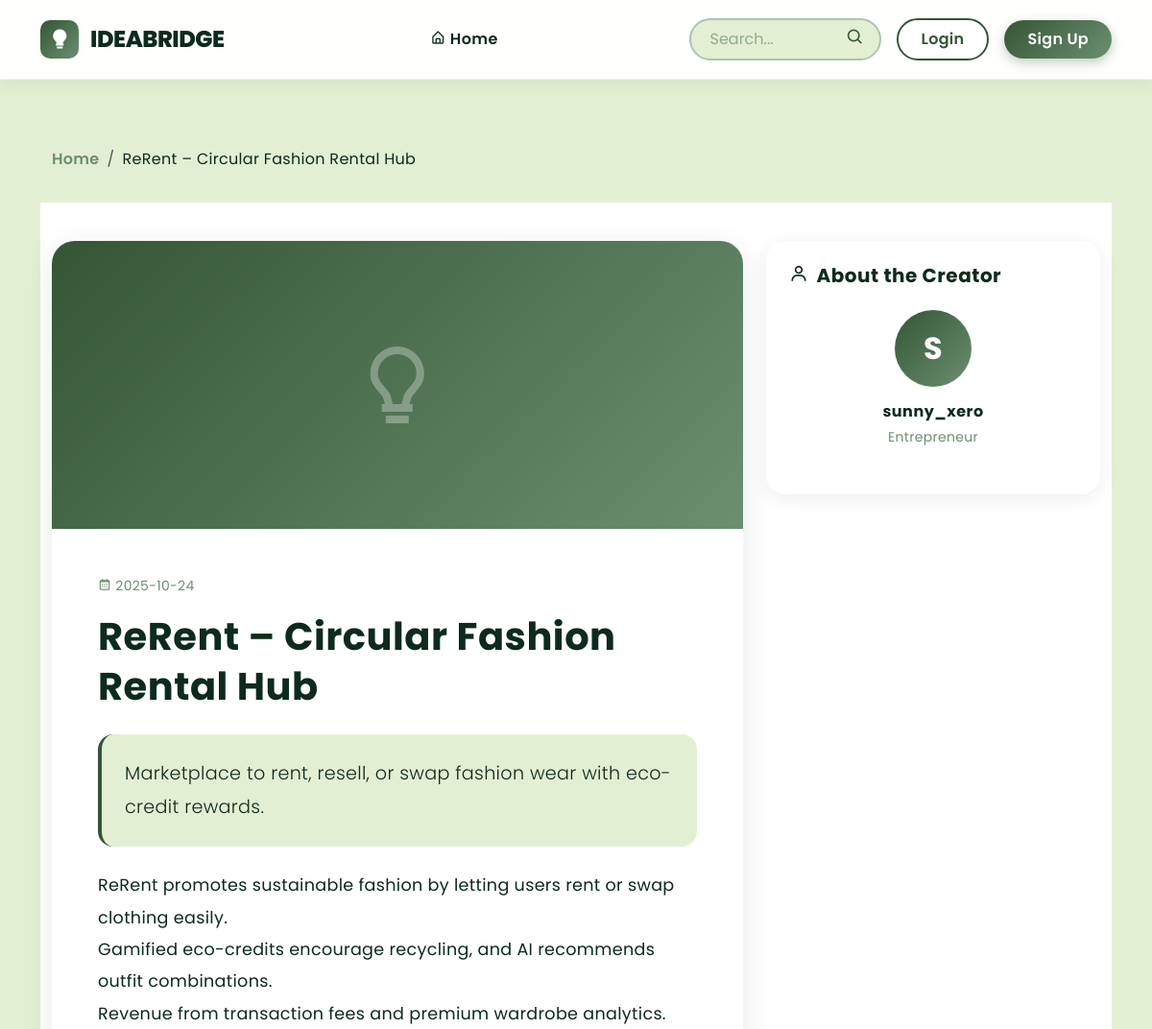
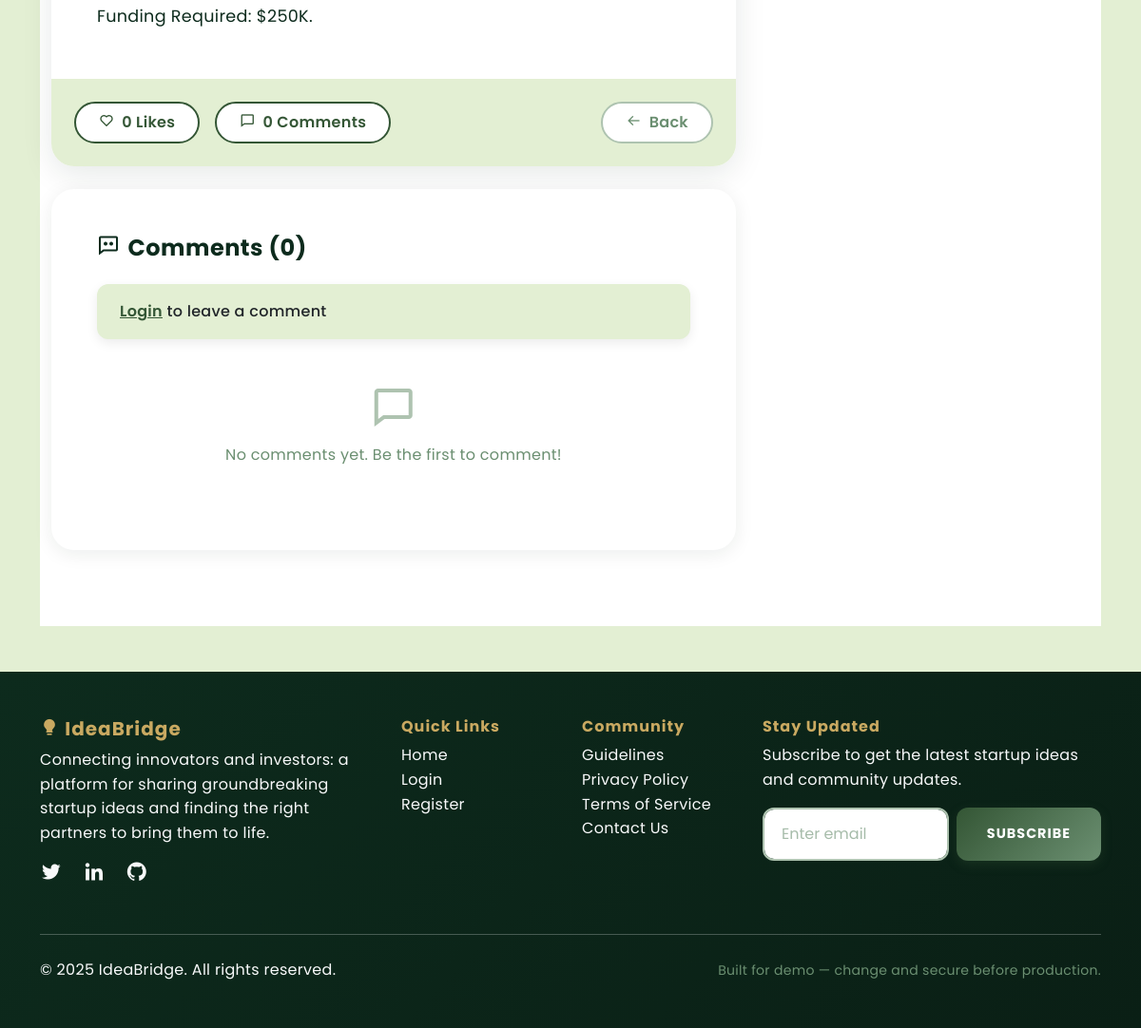
Page /pitch/8 on the committed database (2 pictures, top to bottom).
### tables this page shows
CREATE TABLE pitches (id INTEGER PRIMARY KEY AUTOINCREMENT, title TEXT NOT NULL, summary TEXT, content TEXT NOT NULL, author_id INTEGER, created_at TEXT, category TEXT, tags TEXT, image TEXT, funding_goal TEXT, stage TEXT, team_size TEXT, location TEXT, website TEXT, demo_url TEXT, looking_for TEXT, FOREIGN KEY(author_id) REFERENCES users(id));

CREATE TABLE users (id INTEGER PRIMARY KEY AUTOINCREMENT, username TEXT UNIQUE NOT NULL, password_hash TEXT NOT NULL, role TEXT NOT NULL DEFAULT "user", created_at TEXT);

### app.py (the view)
@app.route('/pitch/<int:pitch_id>')
def pitch(pitch_id):
    p = query_db('SELECT p.*, u.username, u.id as author_user_id FROM pitches p JOIN users u ON p.author_id = u.id WHERE p.id = ?', [pitch_id], one=True)
    if p is None:
        return "Pitch not found", 404
    like_count = query_db('SELECT COUNT(*) as count FROM likes WHERE pitch_id = ?', [pitch_id], one=True)['count']
    user_liked = False
    if session.get('user_id'):
        user_liked = query_db('SELECT * FROM likes WHERE pitch_id = ? AND user_id = ?',
                             [pitch_id, session['user_id']], one=True) is not None
    comments = query_db('''SELECT c.*, u.username
                          FROM comments c
                          JOIN users u ON c.user_id = u.id
                          WHERE c.pitch_id = ?
                          ORDER BY c.created_at DESC''', [pitch_id])
    return render_template('pitch.html', p=p, like_count=like_count, user_liked=user_liked, comments=comments)

### app.py (called while the page is built, shortened)
def get_db():
    db = getattr(g, '_database', None)
    if db is None:
        db = g._database = sqlite3.connect(DB_PATH)
        db.row_factory = sqlite3.Row
    return db

@app.teardown_appcontext
def close_connection(exception):
    db = getattr(g, '_database', None)
    if db is not None:
        db.close()

def query_db(query, args=(), one=False):
    cur = get_db().execute(query, args)
    rv = cur.fetchall()
    cur.close()
    return (rv[0] if rv else None) if one else rv

@app.context_processor
def inject_notification_count():
    return {'notification_count': 0, 'unread_count': 0}

### templates/pitch.html (shortened to what this page needs)
{% extends "base.html" %}
{% block content %}
<div class="container" style="padding-top: 30px;">
  <nav aria-label="breadcrumb">
    <ol class="breadcrumb" style="background: transparent;">
      <li class="breadcrumb-item"><a href="{{ url_for('index') }}" style="color: #6B8F71;">Home</a></li>
      <li class="breadcrumb-item active" style="color: #0D2B1D;">{{ p['title'][:50] }}{% if p['title']|length > 50 %}...{% endif %}</li>
    </ol>
  </nav>
</div>
<section style="padding: 40px 0 80px; background: white;">
  <div class="container">
    <div class="row g-4">
      <div class="col-lg-8">
        <div class="card border-0" style="border-radius: 24px; overflow: hidden; box-shadow: 0 8px 32px rgba(13, 43, 29, 0.1);">
          {% if p.image and p.image != 'None' %}
          <div style="height: 400px; overflow: hidden; background: linear-gradient(135deg, #E3EFD3 0%, #AEC3B0 100%);">
            <img src="{{ url_for('static', filename='uploads/' + p.image) }}" alt="{{ p['title'] }}" style="width: 100%; height: 100%; object-fit: cover;">
          </div>
          {% else %}
          <div style="height: 300px; background: linear-gradient(135deg, #345635 0%, #6B8F71 100%); display: flex; align-items: center; justify-content: center;">
            <i class='bx bx-bulb' style="font-size: 6rem; color: white; opacity: 0.3;"></i>
          </div>
          {% endif %}
          <div class="card-body p-5">
            <div class="d-flex align-items-center mb-3">
              <small class="text-muted">
                <i class='bx bx-calendar me-1'></i>{{ p['created_at'][:10] if p['created_at'] }}
              </small>
            </div>
            <h1 class="fw-bold mb-4" style="color: #0D2B1D; font-size: 2.5rem; line-height: 1.3;">{{ p['title'] }}</h1>
            {% if p['summary'] %}
            <div class="p-4 mb-4" style="background: #E3EFD3; border-radius: 16px; border-left: 4px solid #345635;">
              <p class="lead mb-0" style="color: #0D2B1D; font-size: 1.2rem; line-height: 1.8;">{{ p['summary'] }}</p>
            </div>
            {% endif %}
            <div style="line-height: 1.9; font-size: 1.1rem; color: #0D2B1D;">
              {{ p['content'] | replace('\n', '<br>') | safe }}
            </div>
          </div>
          <div class="card-footer p-4" style="background: #E3EFD3; border-top: none;">
            <div class="d-flex justify-content-between align-items-center">
              <div class="d-flex gap-3">
                {% if session.get('user_id') %}
                <form action="{{ url_for('like_pitch', pitch_id=p['id']) }}" method="POST" style="display: inline;" id="likeForm">
                  <button type="submit" class="btn px-4 py-2" style="background: {% if user_liked %}linear-gradient(135deg, #345635, #6B8F71){% else %}white{% endif %}; color: {% if user_liked %}white{% else %}#345635{% endif %}; border: 2px solid #345635; border-radius: 50px; font-weight: 600;">
                    <i class='bx {% if user_liked %}bxs-heart{% else %}bx-heart{% endif %} me-2'></i><span id="likeCount">{{ like_count }}</span> Likes
                  </button>
                </form>
                {% else %}
                <span class="btn px-4 py-2" style="background: white; color: #345635; border: 2px solid #345635; border-radius: 50px; font-weight: 600;">
                  <i class='bx bx-heart me-2'></i>{{ like_count }} Likes
                </span>
                {% endif %}
                <span class="btn px-4 py-2" style="background: white; color: #345635; border: 2px solid #345635; border-radius: 50px; font-weight: 600;">
                  <i class='bx bx-comment me-2'></i>{{ comments|length }} Comments
                </span>
              </div>
              <a href="{{ url_for('index') }}" class="btn px-4 py-2" style="background: white; color: #6B8F71; border: 2px solid #AEC3B0; border-radius: 50px; font-weight: 600;">
                <i class='bx bx-arrow-back me-2'></i>Back
              </a>
            </div>
          </div>
        </div>
        <div class="card border-0 mt-4" style="border-radius: 24px; box-shadow: 0 4px 20px rgba(13, 43, 29, 0.08);">
          <div class="card-body p-5">
            <h4 class="fw-bold mb-4" style="color: #0D2B1D;">
              <i class='bx bx-comment-dots me-2'></i>Comments ({{ comments|length }})
            </h4>
            {% if session.get('user_id') %}
            <form action="{{ url_for('add_comment', pitch_id=p['id']) }}" method="POST" class="mb-5">
              <div class="mb-3">
                <textarea name="content" class="form-control" rows="3" placeholder="Share your thoughts..." required style="border-radius: 12px; border: 2px solid #AEC3B0;"></textarea>
              </div>
              <button type="submit" class="btn px-4 py-2" style="background: linear-gradient(135deg, #345635, #6B8F71); color: white; border: none; border-radius: 50px; font-weight: 600;">
                <i class='bx bx-send me-2'></i>Post Comment
              </button>
            </form>
            {% else %}
            <div class="alert mb-4" style="background: #E3EFD3; border: none; border-radius: 12px;">
              <a href="{{ url_for('login') }}" style="color: #345635; font-weight: 600;">Login</a> to leave a comment
            </div>
            {% endif %}
            {% if comments %}
            <div class="comments-list">
              {% for comment in comments %}
              <div class="d-flex mb-4 pb-4" style="border-bottom: 1px solid #E3EFD3;">
                <div style="width: 50px; height: 50px; border-radius: 50%; background: linear-gradient(135deg, #6B8F71, #AEC3B0); display: flex; align-items: center; justify-content: center; flex-shrink: 0; margin-right: 16px;">
                  <span class="fw-bold" style="color: white; font-size: 1.2rem;">{{ comment['username'][0].upper() }}</span>
                </div>
                <div class="flex-grow-1">
                  <div class="d-flex justify-content-between align-items-start mb-2">
                    <div>
                      <h6 class="mb-0 fw-bold" style="color: #0D2B1D;">{{ comment['username'] }}</h6>
                      <small class="text-muted">
                        <i class='bx bx-time-five me-1'></i>{{ comment['created_at'][:16] }}
                      </small>
                    </div>
                    {% if session.get('user_id') == comment['user_id'] %}
                    <form action="{{ url_for('delete_comment', comment_id=comment['id']) }}" method="POST" style="display: inline;">
                      <button type="submit" class="btn btn-sm" style="color: #C9A961;" onclick="return confirm('Delete this comment?')">
                        <i class='bx bx-trash'></i>
                      </button>
                    </form>
                    {% endif %}
                  </div>
                  <p class="mb-0" style="color: #0D2B1D; line-height: 1.6;">{{ comment['content'] }}</p>
                </div>
              </div>
              {% endfor %}
            </div>
            {% else %}
            <div class="text-center py-4">
              <i class='bx bx-comment' style="font-size: 3rem; color: #AEC3B0;"></i>
              <p class="text-muted mt-2">No comments yet. Be the first to comment!</p>
            </div>
            {% endif %}
          </div>
        </div>
      </div>
      <div class="col-lg-4">
        <div class="card border-0 mb-4" style="border-radius: 20px; box-shadow: 0 4px 20px rgba(13, 43, 29, 0.08);">
          <div class="card-body p-4">
            <h5 class="fw-bold mb-4" style="color: #0D2B1D;">
              <i class='bx bx-user me-2'></i>About the Creator
            </h5>
            <div class="text-center mb-4">
              <div class="d-inline-flex align-items-center justify-content-center mb-3" style="width: 80px; height: 80px; background: linear-gradient(135deg, #345635, #6B8F71); border-radius: 50%;">
                <span class="fw-bold" style="font-size: 2rem; color: white;">{{ p['username'][0].upper() }}</span>
              </div>
              <h6 class="fw-bold mb-1" style="color: #0D2B1D;">{{ p['username'] }}</h6>
              <small class="text-muted">Entrepreneur</small>
            </div>
          </div>
        </div>
      </div>
    </div>
  </div>
</section>
{% endblock %}

### static/style.css (style rules this page uses)
:root { --emerald-deep: #0D2B1D; --emerald-forest: #345635; --emerald-sage: #6B8F71; --emerald-mint: #AEC3B0; --emerald-cream: #E3EFD3; --gold-accent: #C9A961; }
* { margin: 0; padding: 0; box-sizing: border-box; }
body { font-family: 'Poppins', sans-serif; background-color: var(--emerald-cream); color: var(--emerald-deep); line-height: 1.6; letter-spacing: 0.3px; }
.card { border: none; border-radius: 16px; box-shadow: 0 8px 24px rgba(13, 43, 29, 0.08); transition: all 0.4s cubic-bezier(0.4, 0, 0.2, 1); background: #ffffff; overflow: hidden; }
.alert { border-radius: 12px; border: none; padding: 1rem 1.5rem; font-weight: 500; box-shadow: 0 4px 12px rgba(0, 0, 0, 0.08); }
.btn { transition: all 0.3s cubic-bezier(0.4, 0, 0.2, 1); }
.text-muted { color: var(--emerald-sage) !important; }
h1, h2, h3, h4, h5, h6 { color: var(--emerald-deep); font-weight: 700; letter-spacing: 0.5px; }
.breadcrumb { background-color: transparent; padding: 1rem 0; }
.breadcrumb-item a { color: var(--emerald-forest); text-decoration: none; font-weight: 600; }
.breadcrumb-item.active { color: var(--emerald-sage); }
html { scroll-behavior: smooth; }

### rows in the picture
pitches: title "ReRent – Circular Fashion Rental Hub", created_at "2025-10-24", summary "Marketplace to rent, resell, or swap fashion wear with eco-credit rewards.", content "ReRent promotes sustainable fashion by letting users rent or swap clothing easily. Gamified eco-credits encourage recycling, and AI recommends outfit combinations. Revenue from transaction fees and premium wardrobe analytics. Funding Required: $250K."
users: username "S", username "sunny_xero"

### other values in the picture
{{ like_count }} "0"
{{ comments|length }} "0"
